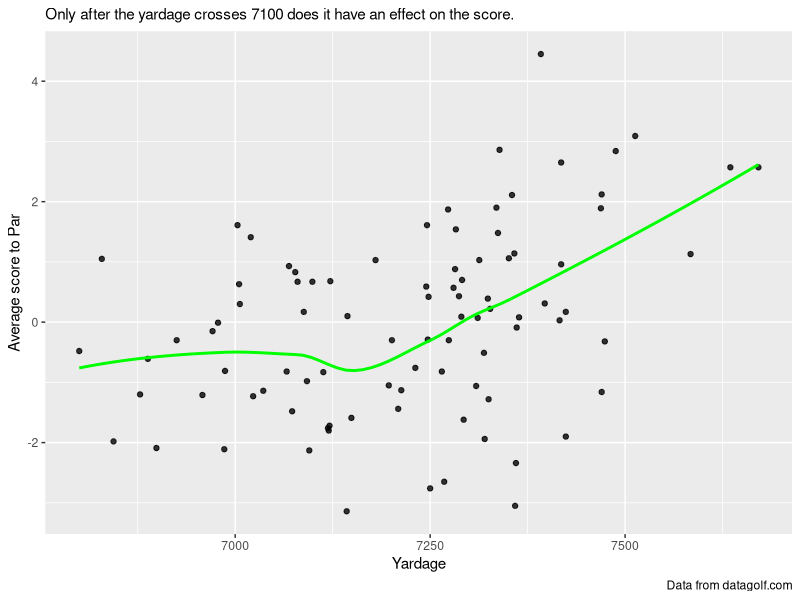

Reproduce this figure in R.
## ---- chunk 1
library(tidyverse)
#Reading the data
golf_data <- read_csv(file = "dg_new_course_table.csv")
## ---- chunk 2
#Plotting the data
 golf_data |> ggplot(mapping = aes(x = yardage, y = adj_score_to_par)) + geom_point(alpha = 0.8) + geom_smooth(method = "loess", se = FALSE, color = "green") + labs(subtitle = "Only after the yardage crosses 7100 does it have an effect on the score.", x = "Yardage", y = "Average score to Par", caption = "Data from datagolf.com") + theme(plot.title = element_text(face = "bold")) 
